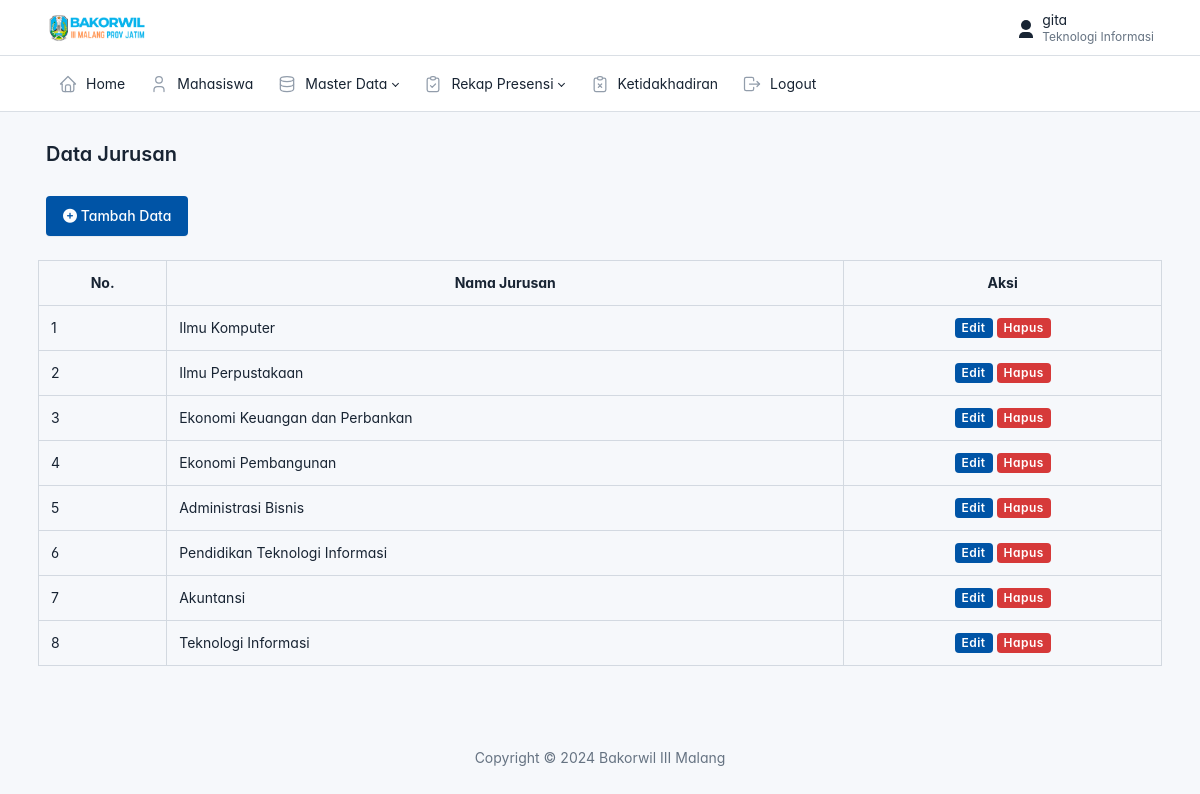
Screenshot of /admin/data_jurusan/jurusan.php (signed in) with the database file from the repository.
### tables this page shows
CREATE TABLE `jurusan` (
  `id` int(11) NOT NULL,
  `jurusan` varchar(225) NOT NULL
);

### config.php (called while the page is built, shortened)
<?php
function base_url($url = null)
{
    $base_url = 'http://localhost/presensi';
    if($url != null) {
        return $base_url . '/'.$url;
    } else {
        return $base_url;
    }
}

### admin/data_jurusan/jurusan.php (the view, shortened to what this page needs)
<?php
include('../layout/header.php');
require_once('../../config.php');
$result = mysqli_query($connection, "SELECT * FROM jurusan ORDER BY id DESC");
?>
        <div class="page-body">
          <div class="container-xl">
          <a href="<?= base_url('admin/data_jurusan/tambah.php') ?>" class="btn btn-primary"><span class="text"><i class="fa-solid fa-circle-plus"></i> Tambah Data</span></a>
          <div class="row row-deck row-cards mt-2">
            <table class="table table-bordered">
                <tr class="text-center">
                    <th>No.</th>
                    <th>Nama Jurusan</th>
                    <th>Aksi</th>
                </tr>
                <?php if(mysqli_num_rows($result) === 0) : ?>
                    <tr>
                        <td colspan="3">Data masih kosong, silahkan tambahkan data baru</td>
                    </tr>
                    <?php else : ?>
                <?php $no = 1;
                while($jurusan = mysqli_fetch_array($result)) : ?>
                    <tr>
                        <td><?= $no++ ?></td>
                        <td><?= $jurusan['jurusan'] ?></td>
                        <td class="text-center">
                            <a href="<?= base_url('admin/data_jurusan/edit.php?id='.$jurusan['id']) ?>" class="badge bg-primary">Edit</a>
                            <a href="<?= base_url('admin/data_jurusan/hapus.php?id='.$jurusan['id']) ?>" class="badge bg-danger tombol-hapus">Hapus</a>
                        </td>
                    </tr>
                <?php endwhile; ?>
                <?php endif; ?>
            </table>
            </div>
          </div>
        </div>
<?php include('../layout/footer.php') ?>

### admin/layout/header.php (style rules this page uses)
:root { --tblr-font-sans-serif: 'Inter Var', -apple-system, BlinkMacSystemFont, San Francisco, Segoe UI, Roboto, Helvetica Neue, sans-serif; }
body { font-feature-settings: "cv03", "cv04", "cv11"; }

### rows the page displays
jurusan: jurusan "Ilmu Komputer"
jurusan: jurusan "Ilmu Perpustakaan"
jurusan: jurusan "Ekonomi Keuangan dan Perbankan"
jurusan: jurusan "Ekonomi Pembangunan"
jurusan: jurusan "Administrasi Bisnis"
jurusan: jurusan "Pendidikan Teknologi Informasi"
jurusan: jurusan "Akuntansi"
jurusan: jurusan "Teknologi Informasi"

### other values shown
$_SESSION['nama'] "gita"
$_SESSION['jurusan'] "Teknologi Informasi"
$judul "Data Jurusan"
